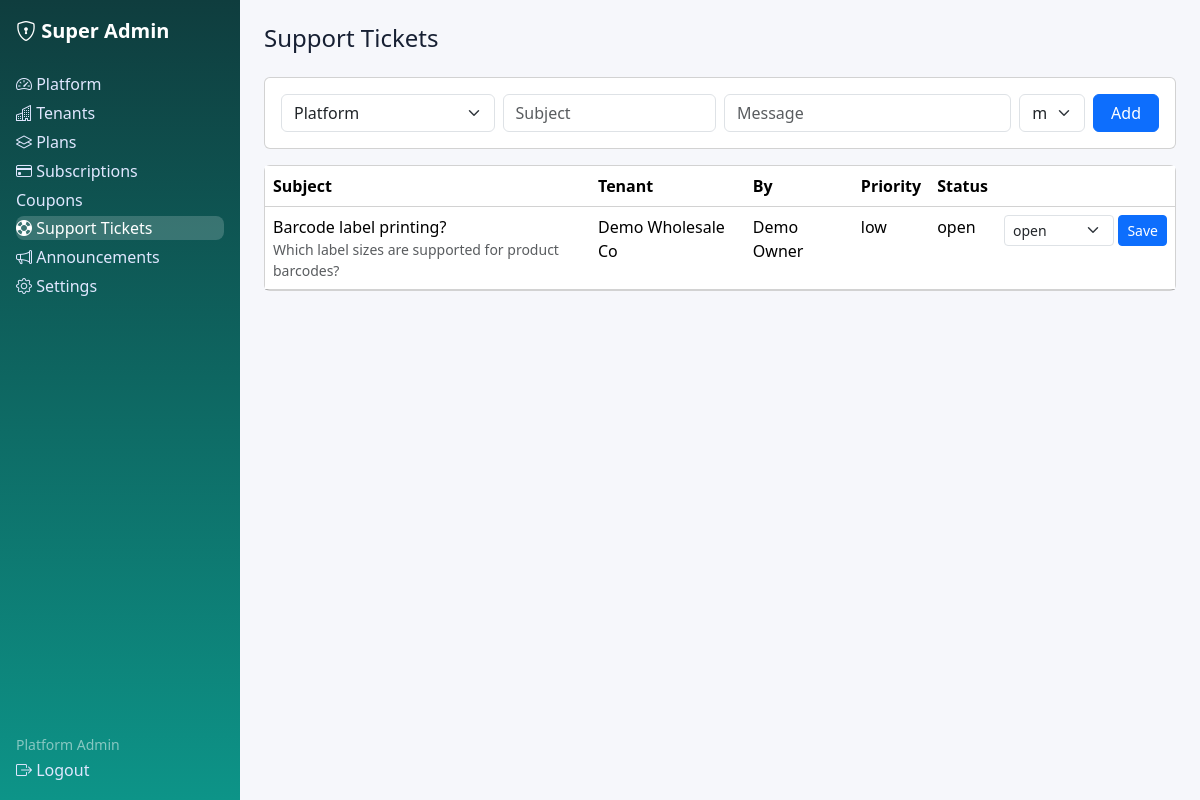
The app's page /super-admin/tickets.php (signed in) with its own data.
### tables this page shows
CREATE TABLE support_tickets (id INT UNSIGNED AUTO_INCREMENT PRIMARY KEY, tenant_id INT UNSIGNED NULL, user_id INT UNSIGNED NULL, subject VARCHAR(190) NOT NULL, message TEXT NULL, status ENUM('open','in_progress','resolved','closed') NOT NULL DEFAULT 'open', priority ENUM('low','medium','high') NOT NULL DEFAULT 'medium', created_at DATETIME NOT NULL DEFAULT CURRENT_TIMESTAMP, INDEX idx_tk_tenant(tenant_id), CONSTRAINT fk_tk_tenant FOREIGN KEY(tenant_id) REFERENCES tenants(id) ON DELETE CASCADE, CONSTRAINT fk_tk_user FOREIGN KEY(user_id) REFERENCES users(id) ON DELETE SET NULL);

CREATE TABLE tenants (id INT UNSIGNED AUTO_INCREMENT PRIMARY KEY, name VARCHAR(150) NOT NULL, slug VARCHAR(160) NOT NULL UNIQUE, status ENUM('active','suspended') NOT NULL DEFAULT 'active', created_at DATETIME NOT NULL DEFAULT CURRENT_TIMESTAMP, INDEX idx_tenants_status(status));

CREATE TABLE users (id INT UNSIGNED AUTO_INCREMENT PRIMARY KEY, tenant_id INT UNSIGNED NULL, name VARCHAR(120) NOT NULL, email VARCHAR(190) NOT NULL UNIQUE, password_hash VARCHAR(255) NOT NULL, role ENUM('super_admin','owner','warehouse_manager','stock_manager','sales_manager','purchase_manager','accountant','employee') NOT NULL DEFAULT 'employee', status ENUM('active','suspended') NOT NULL DEFAULT 'active', two_factor_secret VARCHAR(120) NULL, remember_token VARCHAR(64) NULL, email_verified_at DATETIME NULL, last_login_at DATETIME NULL, created_at DATETIME NOT NULL DEFAULT CURRENT_TIMESTAMP, INDEX idx_users_tenant(tenant_id), CONSTRAINT fk_users_tenant FOREIGN KEY(tenant_id) REFERENCES tenants(id) ON DELETE CASCADE);

### includes/functions.php (called while the page is built, shortened)
<?php
function e(?string $v): string { return htmlspecialchars($v ?? '', ENT_QUOTES, 'UTF-8'); }

### super-admin/tickets.php (the view, shortened to what this page needs)
<?php require_once __DIR__ . '/../includes/auth.php'; $user=require_role(['super_admin'], '../auth/login.php'); $pdo=db(); $base='../';
$rows=$pdo->query('SELECT tk.*,t.name tenant_name,u.name user_name FROM support_tickets tk LEFT JOIN tenants t ON t.id=tk.tenant_id LEFT JOIN users u ON u.id=tk.user_id ORDER BY tk.id DESC')->fetchAll();
$tenants=$pdo->query('SELECT id,name FROM tenants ORDER BY name')->fetchAll();
include __DIR__ . '/header.php'; ?>
<div class="card p-3 mb-3"><form class="row g-2" method="post"><?= csrf_field() ?><input type="hidden" name="action" value="create">
<div class="col-md-3"><select class="form-select" name="tenant_id"><option value="">Platform</option><?php foreach($tenants as $t): ?><option value="<?= $t['id'] ?>"><?= e($t['name']) ?></option><?php endforeach; ?></select></div>
<div class="col-md-3"><input class="form-control" name="subject" placeholder="Subject" required></div><div class="col-md-4"><input class="form-control" name="message" placeholder="Message" required></div>
<div class="col-md-1"><select class="form-select" name="priority"><option>low</option><option selected>medium</option><option>high</option></select></div><div class="col-md-1"><button class="btn btn-primary w-100">Add</button></div></form></div>
<table class="table card"><tr><th>Subject</th><th>Tenant</th><th>By</th><th>Priority</th><th>Status</th><th></th></tr><?php foreach($rows as $r): ?><tr><td><?= e($r['subject']) ?><div class="small text-muted"><?= e($r['message']) ?></div></td><td><?= e($r['tenant_name']??'Platform') ?></td><td><?= e($r['user_name']??'') ?></td><td><?= e($r['priority']) ?></td><td><?= e($r['status']) ?></td>
<td><form method="post" class="d-flex gap-1"><?= csrf_field() ?><input type="hidden" name="id" value="<?= $r['id'] ?>"><select class="form-select form-select-sm" name="status"><?php foreach(['open','in_progress','resolved','closed'] as $st): ?><option <?= $r['status']===$st?'selected':'' ?>><?= $st ?></option><?php endforeach; ?></select><button class="btn btn-sm btn-primary">Save</button></form></td></tr><?php endforeach; ?></table>
<?php include __DIR__ . '/footer.php'; ?>

### assets/css/style.css (style rules this page uses)
:root { --brand:#0d9488;--bg:#f6f7fb;--card:#fff;--text:#172033 }
body { background:var(--bg);color:var(--text);font-family:system-ui,-apple-system,"Segoe UI",Roboto,sans-serif }

### records on screen
support_tickets: subject "Barcode label printing?", message "Which label sizes are supported for product barcodes?", tenant.name "Demo Wholesale Co", user.name "Demo Owner", priority "low", status "open"

### other values on screen
$l "Platform"
$l "Tenants"
$l "Plans"
$l "Subscriptions"
$l "Coupons"
$l "Support Tickets"
$l "Announcements"
$l "Settings"
current_user()['name'] "Platform Admin"
$pageTitle "Support Tickets"
